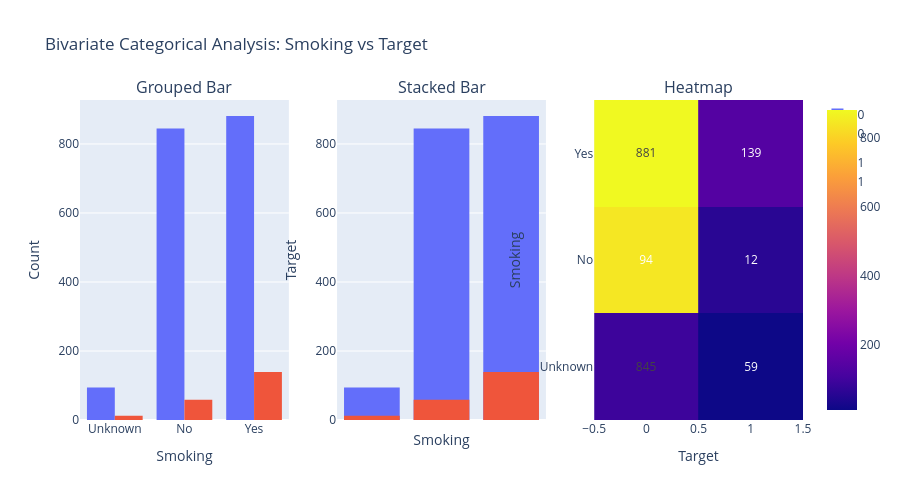

The cell this chart's notebook holds for it:
### Code cell
fig3 = categorical_bivariate_all_plots(df, "Smoking", "Target", ["Unknown", "No", "Yes"])
fig3.show()

### Figure 1 — Plotly figure (JSON) as saved in the notebook; plotly's stock layout.template omitted (floating-point values rounded to 4 significant figures; data arrays with more than 128 entries replaced by an {"elided": "..."} marker saying what was removed)
{"data": [{"alignmentgroup": "True", "bingroup": "x", "hovertemplate": "Target=0<br>Smoking=%{x}<br>count=%{y}<extra></extra>", "legendgroup": "0", "marker": {"color": "#636efa", "pattern": {"shape": ""}}, "name": "0", "offsetgroup": "group_0", "orientation": "v", "showlegend": true, "type": "histogram", "x": {"elided": "1820 str values"}, "xaxis": "x", "yaxis": "y"}, {"alignmentgroup": "True", "bingroup": "x", "hovertemplate": "Target=1<br>Smoking=%{x}<br>count=%{y}<extra></extra>", "legendgroup": "1", "marker": {"color": "#EF553B", "pattern": {"shape": ""}}, "name": "1", "offsetgroup": "group_1", "orientation": "v", "showlegend": true, "type": "histogram", "x": {"elided": "210 str values"}, "xaxis": "x", "yaxis": "y"}, {"alignmentgroup": "True", "bingroup": "x", "hovertemplate": "Target=0<br>Smoking=%{x}<br>count=%{y}<extra></extra>", "legendgroup": "0", "marker": {"color": "#636efa", "pattern": {"shape": ""}}, "name": "0", "offsetgroup": "stacked", "orientation": "v", "showlegend": true, "type": "histogram", "x": {"elided": "1820 str values"}, "xaxis": "x2", "yaxis": "y2"}, {"alignmentgroup": "True", "bingroup": "x", "hovertemplate": "Target=1<br>Smoking=%{x}<br>count=%{y}<extra></extra>", "legendgroup": "1", "marker": {"color": "#EF553B", "pattern": {"shape": ""}}, "name": "1", "offsetgroup": "stacked", "orientation": "v", "showlegend": true, "type": "histogram", "x": {"elided": "210 str values"}, "xaxis": "x2", "yaxis": "y2"}, {"coloraxis": "coloraxis", "hovertemplate": "Target: %{x}<br>Smoking: %{y}<br>Count: %{z}<extra></extra>", "name": "0", "texttemplate": "%{z}", "type": "heatmap", "x": [0, 1], "xaxis": "x3", "y": ["No", "Unknown", "Yes"], "yaxis": "y3", "z": [[845, 59], [94, 12], [881, 139]]}], "layout": {"annotations": [{"font": {"size": 16}, "showarrow": false, "text": "Grouped Bar", "x": 0.1444, "xanchor": "center", "xref": "paper", "y": 1, "yanchor": "bottom", "yref": "paper"}, {"font": {"size": 16}, "showarrow": false, "text": "Stacked Bar", "x": 0.5, "xanchor": "center", "xref": "paper", "y": 1, "yanchor": "bottom", "yref": "paper"}, {"font": {"size": 16}, "showarrow": false, "text": "Heatmap", "x": 0.8556, "xanchor": "center", "xref": "paper", "y": 1, "yanchor": "bottom", "yref": "paper"}], "height": 500, "title": {"text": "Bivariate Categorical Analysis: Smoking vs Target"}, "xaxis": {"anchor": "y", "categoryarray": ["Unknown", "No", "Yes"], "categoryorder": "array", "domain": [0, 0.2889], "title": {"text": "Smoking"}}, "xaxis2": {"anchor": "y2", "domain": [0.3556, 0.6444], "title": {"text": "Smoking"}}, "xaxis3": {"anchor": "y3", "domain": [0.7111, 1], "title": {"text": "Target"}}, "yaxis": {"anchor": "x", "domain": [0, 1], "title": {"text": "Count"}}, "yaxis2": {"anchor": "x2", "domain": [0, 1], "title": {"text": "Target"}}, "yaxis3": {"anchor": "x3", "categoryarray": ["Unknown", "No", "Yes"], "categoryorder": "array", "domain": [0, 1], "title": {"text": "Smoking"}}}}
